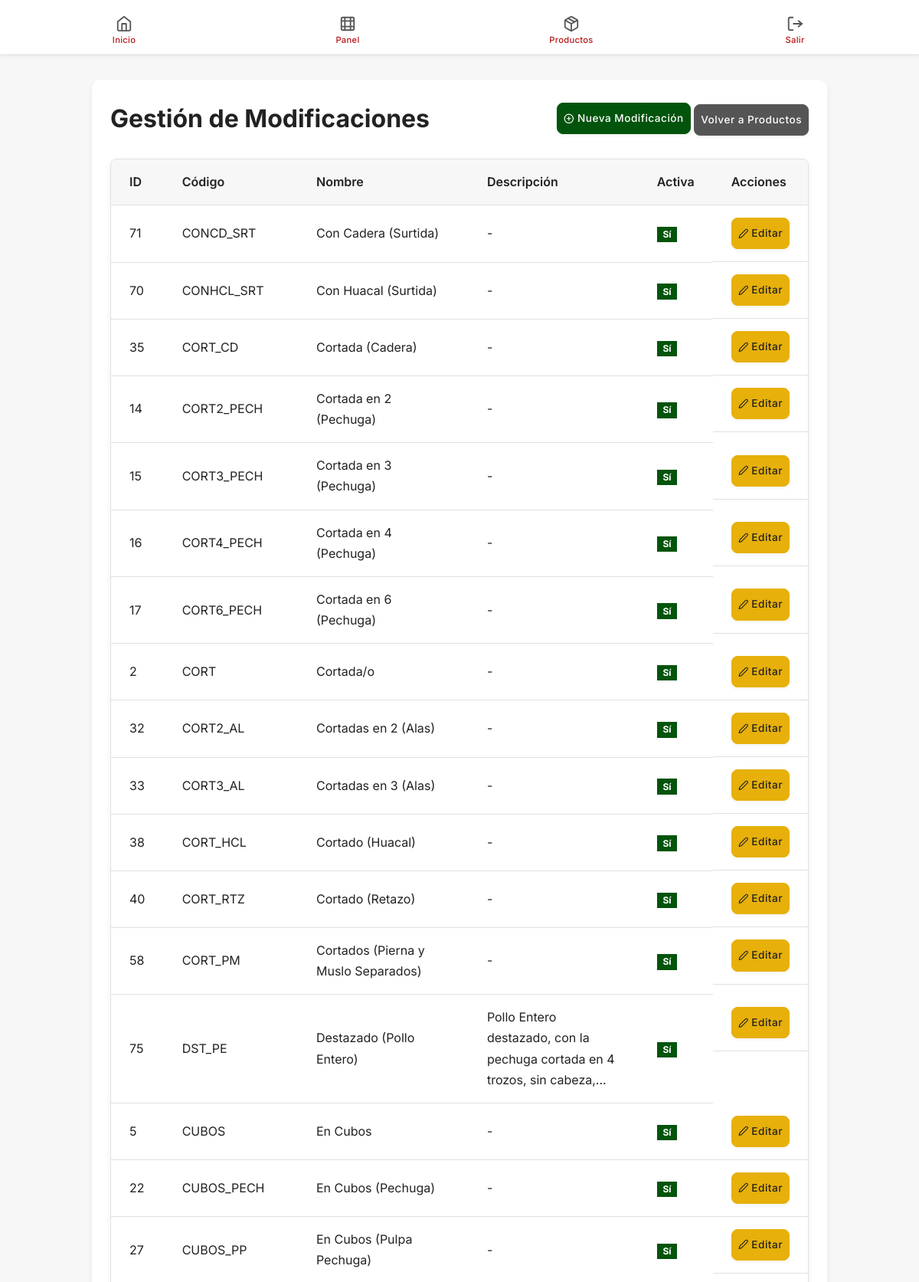
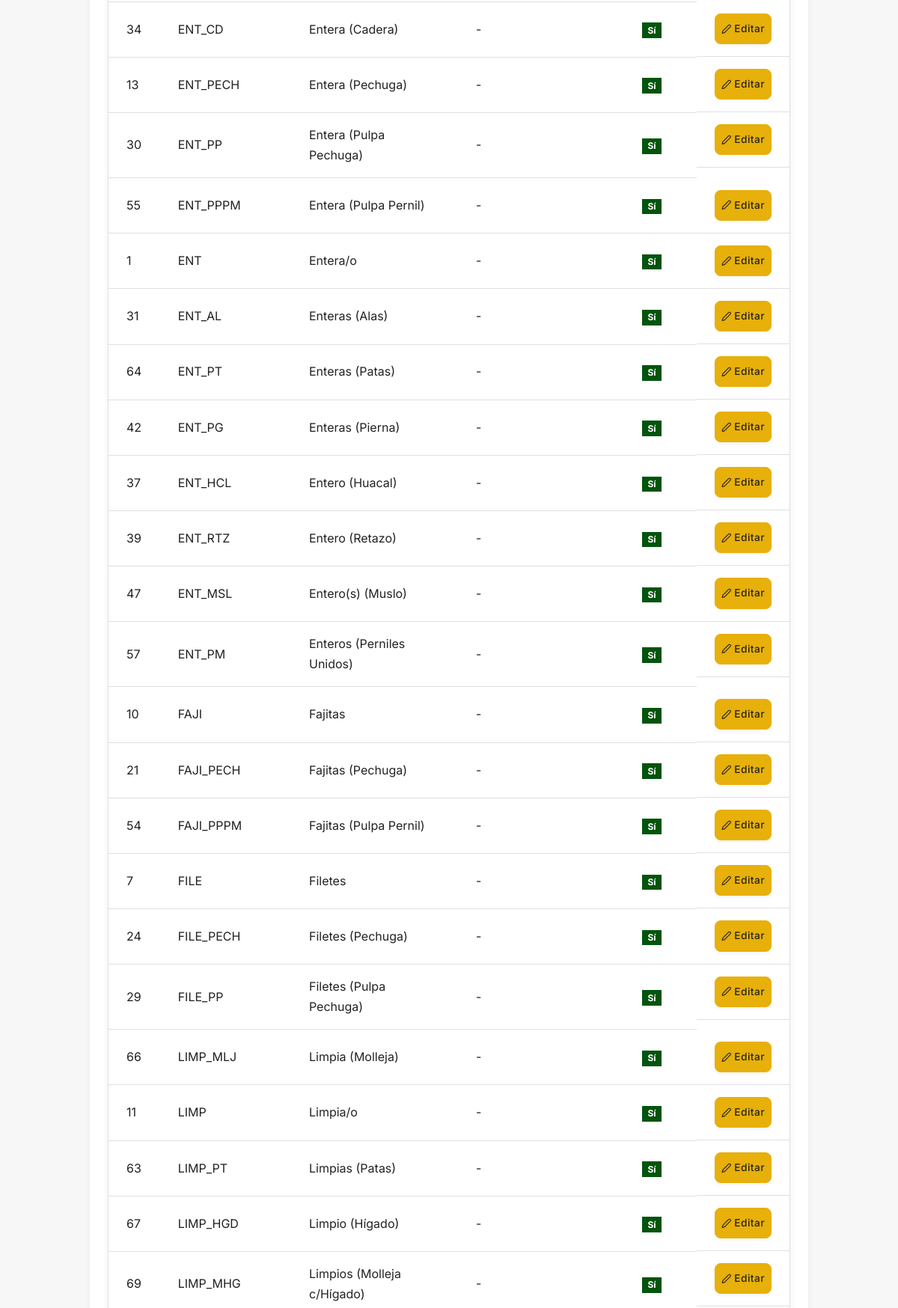
Screenshot of /productos/modificaciones (signed in, upper part) with the database file from the repository (2 pictures, top to bottom).
### app/models.py (models this page shows, shortened)
class Modificacion(db.Model):
    __tablename__ = 'modificaciones'
    id = db.Column(db.Integer, primary_key=True)
    codigo_modif = db.Column(db.String(20), unique=True, nullable=False, index=True) # Ej: 'MOLI', 'ASAR'
    nombre = db.Column(db.String(100), nullable=False, index=True)
    descripcion = db.Column(db.Text, nullable=True)
    activo = db.Column(db.Boolean, nullable=False, default=True, index=True)
    productos_asociados = db.relationship(
        'Producto',
        secondary=producto_modificacion_association,
        back_populates='modificaciones_directas',
        lazy='dynamic'
    )
    subproductos_asociados = db.relationship(
        'Subproducto',
        secondary=subproducto_modificacion_association,
        back_populates='modificaciones_aplicables',
        lazy='dynamic'
    )

### app/productos/routes.py (the view)
@bp.route('/modificaciones')
@login_required
def listar_modificaciones():
    if current_user.rol != 'ADMINISTRADOR':
        flash('No tienes permiso para acceder a esta sección.', 'danger')
        return redirect(url_for('index')) # O a productos.listar_productos
    modificaciones_list = services.obtener_todas_las_modificaciones()
    return render_template('productos/listar_modificaciones.html',
                           modificaciones=modificaciones_list,
                           title="Gestión de Modificaciones")

### app/models.py (called while the page is built)
@login.user_loader
def load_user(id):
    return db.session.get(Usuario, int(id))

### app/productos/services.py (called while the page is built)
def obtener_todas_las_modificaciones():
    return Modificacion.query.order_by(Modificacion.nombre.asc()).all()

### app/templates/productos/listar_modificaciones.html (shortened to what this page needs)
{% extends "layouts/base.html" %}
{% block content %}
<main>
    <div class="page-content">
        <div class="header-row">
            <h1>{{ title }}</h1>
            <div class="form-actions">
                <a href="{{ url_for('productos.crear_modificacion') }}" class="btn btn--primary btn--small">
                    Nueva Modificación
                </a>
                <a href="{{ url_for('productos.listar_productos') }}" class="btn btn--secondary btn--small">Volver a Productos</a>
            </div>
        </div>
        {% if modificaciones %}
        <div class="table-container">
            <table class="custom-table">
                <thead>
                    <tr>
                        <th>ID</th>
                        <th>Código</th>
                        <th>Nombre</th>
                        <th>Descripción</th>
                        <th>Activa</th>
                        <th>Acciones</th>
                    </tr>
                </thead>
                <tbody>
                    {% for mod in modificaciones %}
                    <tr>
                        <td data-label="ID">{{ mod.id }}</td>
                        <td data-label="Código">{{ mod.codigo_modif }}</td>
                        <td data-label="Nombre">{{ mod.nombre }}</td>
                        <td data-label="Descripción">{{ mod.descripcion | truncate(80) if mod.descripcion else '-' }}</td>
                        <td data-label="Activa">
                            {% if mod.activo %}
                                <span class="badge badge--success">Sí</span>
                            {% else %}
                                <span class="badge badge--danger">No</span>
                            {% endif %}
                        </td>
                        <td data-label="Acciones" class="actions-cell">
                            <a href="{{ url_for('productos.editar_modificacion', modificacion_id=mod.id) }}" class="btn btn--warning btn--small" title="Editar">
                                <svg xmlns="http://www.w3.org/2000/svg" width="16" height="16" viewBox="0 0 24 24" fill="none" stroke="currentColor" stroke-width="2" stroke-linecap="round" stroke-linejoin="round" class="feather feather-edit-2"><path d="M17 3a2.828 2.828 0 1 1 4 4L7.5 20.5 2 22l1.5-5.5L17 3z"></path></svg>
                                Editar
                            </a>
                        </td>
                    </tr>
                    {% endfor %}
                </tbody>
            </table>
        </div>
        {% else %}
        <div class="message message-info" role="alert">
            No hay modificaciones para mostrar. Puedes <a href="{{ url_for('productos.crear_modificacion') }}">crear una nueva</a>.
        </div>
        {% endif %}
    </div>
</main>
{% endblock %}

### app/static/css/estilo.css (style rules this page uses)
:root { --rojo: #b91515; --rojo-hover: #a01010; --rojo-focus-ring: rgba(185, 21, 21, 0.25); --verde: #02540c; --verde-hover: #008136; --amarillo: #E7B00A; --amarillo-hover: #D4A008; --blanco: #fff; --gris-fondo: #f7f7f7; --gris-elemento: #ffffff; --gris-borde: #e0e0e0; --gris-borde-fuerte: #ccc; --gris-hover-sutil: #ededed; --gris-medio-claro: #e9ecef; --gris-texto-secundario: #555; --gris-texto-principal: #222; --fuente-principal: 'Inter', 'Segoe UI', Roboto, 'Helvetica Neue', Arial, sans-serif; --tamano-fuente-base: 16px; --line-height-base: 1.7; --line-height-titulo: 1.3; --sombra-xs: 0 1px 2px rgba(0, 0, 0, 0.04); --sombra-sm: 0 2px 4px rgba(0, 0, 0, 0.05); --sombra-md: 0 4px 8px rgba(0, 0, 0, 0.06); --sombra-lg: 0 10px 20px rgba(0, 0, 0, 0.07); --transicion-suave: all 0.25s cubic-bezier(0.4, 0, 0.2, 1); --transicion-rapida: all 0.15s cubic-bezier(0.4, 0, 0.2, 1); --radio-borde-s: 4px; --radio-borde-m: 8px; --radio-borde-l: 12px; --espacio-xs: 0.25rem; --espacio-s: 0.5rem; --espacio-m: 1rem; --espacio-l: 1.5rem; --espacio-xl: 2rem; --peso-fuente-bold: 700; --borde-redondeado-tarjeta: 8px; --sombra-tarjeta: 0 4px 10px rgba(0, 0, 0, 0.1); --borde-redondeado-xs: 4px; --altura-header: 80px; --altura-footer: 60px; --breakpoint-md: 768px; --breakpoint-lg: 1024px; }
* { box-sizing: border-box; margin: 0; padding: 0; }
html { scroll-behavior: smooth; }
body { font-family: var(--fuente-principal), sans-serif; line-height: var(--line-height-base); background-color: var(--gris-fondo); color: var(--gris-texto-principal); font-size: var(--tamano-fuente-base); -webkit-font-smoothing: antialiased; -moz-osx-font-smoothing: grayscale; overflow-x: hidden; }
a { color: var(--rojo); text-decoration: none; transition: color var(--transicion-rapida); }
main { background: var(--gris-elemento); box-shadow: var(--sombra-md); border-radius: var(--radio-borde-l); max-width: 960px; margin: var(--espacio-xl) auto; }
.page-content { padding: var(--espacio-l); }
.btn { display: block; width: 100%; padding: 12px var(--espacio-m); font-size: 0.95em; border: 1px solid transparent; border-radius: var(--radio-borde-m); cursor: pointer; text-decoration: none; font-weight: 600; text-align: center; margin-bottom: var(--espacio-m); transition: var(--transicion-suave); text-transform: uppercase; letter-spacing: 0.8px; position: relative; overflow: hidden; box-shadow: var(--sombra-sm); }
.btn:last-child { margin-bottom: 0; }
.btn--primary { background-color: var(--verde); color: var(--blanco); border-color: var(--verde); }
.btn--secondary { background-color: var(--gris-texto-secundario); color: var(--blanco); border-color: var(--gris-texto-secundario); }
.btn--warning { background-color: var(--amarillo); color: var(--gris-texto-principal); border-color: var(--amarillo); }
.btn--small { padding: 8px var(--espacio-s); font-size: 0.85em; font-weight: 500; letter-spacing: 0.5px; text-transform: none; display: inline-flex; align-items: center; gap: var(--espacio-xs); width: auto; margin-bottom: 0; }
.btn--small svg { width: 1em; height: 1em; vertical-align: text-bottom; }
.actions-cell { display: flex; gap: var(--espacio-xs); justify-content: flex-start; align-items: center; }
.header-row { display: flex; justify-content: space-between; align-items: center; margin-bottom: var(--espacio-l); flex-wrap: wrap; gap: var(--espacio-m); }
.header-row h1 { margin-bottom: 0; }
.table-container { overflow-x: auto; -webkit-overflow-scrolling: touch; margin-bottom: var(--espacio-xl); background-color: var(--gris-elemento); border-radius: var(--radio-borde-m); box-shadow: var(--sombra-md); border: 1px solid var(--gris-borde); }
.custom-table { width: 100%; border-collapse: collapse; }
.custom-table th, .custom-table td { border-bottom: 1px solid var(--gris-borde); padding: var(--espacio-m) var(--espacio-l); text-align: left; }
.custom-table th { background-color: var(--gris-fondo); font-weight: 600; color: var(--gris-texto-principal); }
.badge { display: inline-block; padding: 0.35em 0.65em; font-size: 0.75em; font-weight: 700; line-height: 1; text-align: center; white-space: nowrap; vertical-align: baseline; border-radius: var(--borde-redondeado-total); }
.badge--success { background-color: var(--verde); color: var(--blanco); }

### rows the page displays
Modificacion: id "71", codigo_modif "CONCD_SRT", nombre "Con Cadera (Surtida)", descripcion "-", activo "Sí"
Modificacion: id "70", codigo_modif "CONHCL_SRT", nombre "Con Huacal (Surtida)", descripcion "-", activo "Sí"
Modificacion: id "35", codigo_modif "CORT_CD", nombre "Cortada (Cadera)", descripcion "-", activo "Sí"
Modificacion: id "14", codigo_modif "CORT2_PECH", nombre "Cortada en 2 (Pechuga)", descripcion "-", activo "Sí"
Modificacion: id "15", codigo_modif "CORT3_PECH", nombre "Cortada en 3 (Pechuga)", descripcion "-", activo "Sí"
Modificacion: id "16", codigo_modif "CORT4_PECH", nombre "Cortada en 4 (Pechuga)", descripcion "-", activo "Sí"
Modificacion: id "17", codigo_modif "CORT6_PECH", nombre "Cortada en 6 (Pechuga)", descripcion "-", activo "Sí"
Modificacion: id "2", codigo_modif "CORT", nombre "Cortada/o", descripcion "-", activo "Sí"
Modificacion: id "32", codigo_modif "CORT2_AL", nombre "Cortadas en 2 (Alas)", descripcion "-", activo "Sí"
Modificacion: id "33", codigo_modif "CORT3_AL", nombre "Cortadas en 3 (Alas)", descripcion "-", activo "Sí"
Modificacion: id "38", codigo_modif "CORT_HCL", nombre "Cortado (Huacal)", descripcion "-", activo "Sí"
Modificacion: id "40", codigo_modif "CORT_RTZ", nombre "Cortado (Retazo)", descripcion "-", activo "Sí"
Modificacion: id "58", codigo_modif "CORT_PM", nombre "Cortados (Pierna y Muslo Separados)", descripcion "-", activo "Sí"
Modificacion: id "75", codigo_modif "DST_PE", nombre "Destazado (Pollo Entero)", descripcion "Pollo Entero destazado, con la pechuga cortada en 4 trozos, sin cabeza,...", activo "Sí"
Modificacion: id "5", codigo_modif "CUBOS", nombre "En Cubos", descripcion "-", activo "Sí"
Modificacion: id "22", codigo_modif "CUBOS_PECH", nombre "En Cubos (Pechuga)", descripcion "-", activo "Sí"
Modificacion: id "27", codigo_modif "CUBOS_PP", nombre "En Cubos (Pulpa Pechuga)", descripcion "-", activo "Sí"
Modificacion: id "34", codigo_modif "ENT_CD", nombre "Entera (Cadera)", descripcion "-", activo "Sí"
Modificacion: id "13", codigo_modif "ENT_PECH", nombre "Entera (Pechuga)", descripcion "-", activo "Sí"
Modificacion: id "30", codigo_modif "ENT_PP", nombre "Entera (Pulpa Pechuga)", descripcion "-", activo "Sí"
Modificacion: id "55", codigo_modif "ENT_PPPM", nombre "Entera (Pulpa Pernil)", descripcion "-", activo "Sí"
Modificacion: id "1", codigo_modif "ENT", nombre "Entera/o", descripcion "-", activo "Sí"
Modificacion: id "31", codigo_modif "ENT_AL", nombre "Enteras (Alas)", descripcion "-", activo "Sí"
Modificacion: id "64", codigo_modif "ENT_PT", nombre "Enteras (Patas)", descripcion "-", activo "Sí"
Modificacion: id "42", codigo_modif "ENT_PG", nombre "Enteras (Pierna)", descripcion "-", activo "Sí"
Modificacion: id "37", codigo_modif "ENT_HCL", nombre "Entero (Huacal)", descripcion "-", activo "Sí"
Modificacion: id "39", codigo_modif "ENT_RTZ", nombre "Entero (Retazo)", descripcion "-", activo "Sí"
Modificacion: id "47", codigo_modif "ENT_MSL", nombre "Entero(s) (Muslo)", descripcion "-", activo "Sí"
Modificacion: id "57", codigo_modif "ENT_PM", nombre "Enteros (Perniles Unidos)", descripcion "-", activo "Sí"
Modificacion: id "10", codigo_modif "FAJI", nombre "Fajitas", descripcion "-", activo "Sí"
Modificacion: id "21", codigo_modif "FAJI_PECH", nombre "Fajitas (Pechuga)", descripcion "-", activo "Sí"
Modificacion: id "54", codigo_modif "FAJI_PPPM", nombre "Fajitas (Pulpa Pernil)", descripcion "-", activo "Sí"
Modificacion: id "7", codigo_modif "FILE", nombre "Filetes", descripcion "-", activo "Sí"
Modificacion: id "24", codigo_modif "FILE_PECH", nombre "Filetes (Pechuga)", descripcion "-", activo "Sí"
Modificacion: id "29", codigo_modif "FILE_PP", nombre "Filetes (Pulpa Pechuga)", descripcion "-", activo "Sí"
Modificacion: id "66", codigo_modif "LIMP_MLJ", nombre "Limpia (Molleja)", descripcion "-", activo "Sí"
Modificacion: id "11", codigo_modif "LIMP", nombre "Limpia/o", descripcion "-", activo "Sí"
Modificacion: id "63", codigo_modif "LIMP_PT", nombre "Limpias (Patas)", descripcion "-", activo "Sí"
Modificacion: id "67", codigo_modif "LIMP_HGD", nombre "Limpio (Hígado)", descripcion "-", activo "Sí"
Modificacion: id "69", codigo_modif "LIMP_MHG", nombre "Limpios (Molleja c/Hígado)", descripcion "-", activo "Sí"

### other values shown
{{ title }} "Gestión de Modificaciones"
